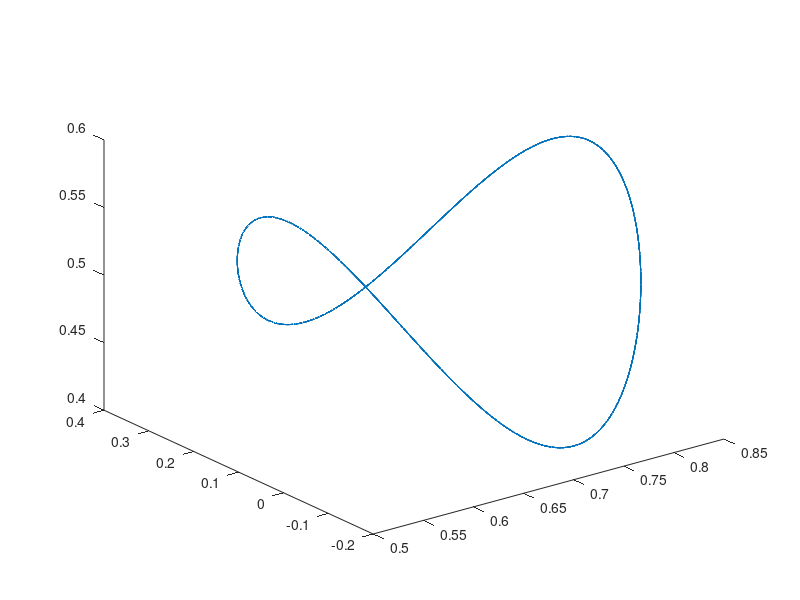

The MATLAB script that drew this image: (Note: this script raises an error after producing the figure.)
function CF3b_Main_3D()



%% Initialization

clear
close all
home
rand('twister', sum(100*clock));

%% create a active sample motion with 3 active joints as initial input of optimization
home
% clear
clc
% envirment
g=9.81*1;
% parameters of robot
LL1=.20;
LL2=.56;
LL3=.51;
LL4=.20;
m_total=51;
mL1=1.1*LL1/(1.1*.4+1*LL2+.9*LL3+.8*LL4)*m_total;
mL2=1.0*LL2/(1.1*.4+1*LL2+.9*LL3+.8*LL4)*m_total;
mL3=0.9*LL3/(1.1*.4+1*LL2+.9*LL3+.8*LL4)*m_total;
mL4=0.8*LL4/(1.1*.4+1*LL2+.9*LL3+.8*LL4)*m_total;

% EF motion
A=.3;
 
% 3D Ellipose motion
f=0.5;
Tres=0.005;
Repeat=10;
time=0:Tres:Repeat/f;
Middle1=ceil((Repeat-2) *length(time)/Repeat);
Middle2=ceil((Repeat-1)*length(time)/Repeat);
xef= A/2*sin(2*pi*f*time)+.7;
yef= A*cos(2*pi*f*time)+.1;
zef=-A/4*cos(4*pi*f*time)+.5;

Dxef= (2*pi*f)*A/2*cos(2*pi*f*time);
Dyef=-(2*pi*f)*A*sin(2*pi*f*time);
Dzef= (4*pi*f)*A/4*sin(4*pi*f*time);

D2xef=-(2*pi*f)^2*A/2*sin(2*pi*f*time);
D2yef=-(2*pi*f)^2*A*cos(2*pi*f*time);
D2zef= (4*pi*f)^2*A/4*cos(2*pi*f*time);

q1=deg2rad(0);
q2=deg2rad(0);
q3=deg2rad(90);
q4=deg2rad(90);


plot3(xef,yef,zef)

pos=[xef;yef;zef];
Dpos=[Dxef;Dyef;Dzef];
D2pos=[D2xef;D2yef;D2zef];


% Joint Trajectories

for tt=1:length(time)-1
%     tt
    lPos=FK_RzRyRyRy_3D(q1(tt),q2(tt),q3(tt),q4(tt),LL1,LL2,LL3,LL4);

    cPos=pos(:,tt);
    dx=cPos-lPos;

    JJ=JACOBIAN_RzRyRyRy_3D(q1(tt),q2(tt),q3(tt),q4(tt),LL1,LL2,LL3,LL4);

    dq=JJ'*(JJ*JJ')^-1*dx;

    q1(tt+1)=q1(tt)+dq(1);
    q2(tt+1)=q2(tt)+dq(2);
    q3(tt+1)=q3(tt)+dq(3);
    q4(tt+1)=q4(tt)+dq(4);
    
end

for tt=1:length(time)-1
    rPosVal(:,tt)=FK_RzRyRyRy_3D(q1(tt),q2(tt),q3(tt),q4(tt),LL1,LL2,LL3,LL4);

end
    
% Required torque for desired path
q=[q1;q2;q3;q4];
Dq=differential(q,time,Tres);
D2q=differential(Dq,time,Tres);
torqueDesire=TorqueCalculator_4R_3D(D2q,Dq,q,g,mL1,mL2,mL3,mL4,LL1,LL2,LL3,LL4);
%%
% show    
% close all
figure('name','Path (3DoF)')
    plot3(xef(Middle1:Middle2),yef(Middle1:Middle2),zef(Middle1:Middle2),'linewidth',2.5,'linestyle','-','color','g')
    hold on 
    plot3(rPosVal(1,Middle1:Middle2),rPosVal(2,Middle1:Middle2),rPosVal(3,Middle1:Middle2),'linewidth',2,'linestyle','-.','color','b')
    legend('Desired','Static Path Planing')
    hold off
    axis equal

figure('name','Joint Trajectories')
    subplot(4,1,1)
    plot(time(Middle1:Middle2),q1(Middle1:Middle2))
    grid on
    subplot(4,1,2)
    plot(time(Middle1:Middle2),q2(Middle1:Middle2))
    grid on
    subplot(4,1,3)
    plot(time(Middle1:Middle2),q3(Middle1:Middle2))
    grid on
    subplot(4,1,4)
    plot(time(Middle1:Middle2),q4(Middle1:Middle2))
    grid on
    

figure('name','Desired Power vs Time')
%     subplot(3,1,1)
%     plot(time(Middle1:Middle2),torqueDesire(1,Middle1:Middle2).*Dq(1,Middle1:Middle2))
%     grid on
%     subplot(3,1,2)
%     plot(time(Middle1:Middle2),torqueDesire(2,Middle1:Middle2).*Dq(2,Middle1:Middle2))
%     grid on
%     subplot(3,1,3)
%     plot(time(Middle1:Middle2),torqueDesire(3,Middle1:Middle2).*Dq(3,Middle1:Middle2))
%     grid on
    plot(time(Middle1:Middle2),torqueDesire(:,Middle1:Middle2).*Dq(:,Middle1:Middle2),'linewidth',2)
    set(gca,'fontsize',12,'FontWeight','bold')
    legend('p_1','p_2','p_3','p_4')
    xlabel('time (s)','fontsize',14,'FontWeight','bold')
    ylabel('power','fontsize',14,'FontWeight','bold')
    grid on
    
    
figure('name','Desired Torque vs Time')
    plot(time(Middle1:Middle2),torqueDesire(:,Middle1:Middle2),'linewidth',2)
    set(gca,'fontsize',12,'FontWeight','bold')
    legend('u_1','u_2','u_3','u_4')
    xlabel('time (s)','fontsize',14,'FontWeight','bold')
    ylabel('u','fontsize',14,'FontWeight','bold')
    grid on
    


figure('name','Desired Torque vs Angle')
    subplot(1,4,1)
    plot(rad2deg(q1(Middle1:Middle2)),torqueDesire(1,Middle1:Middle2),...
        'Color',[0.87058824300766 0.490196079015732 0],'linewidth',2)
    title('Initial Required Torque-Angle Profile','FontSize',16);
    xlabel('q_1 (deg)','FontWeight','bold','FontSize',14,'FontName','mwa_cmb10');
    ylabel('u_1 (N.m)','FontWeight','bold','FontSize',14,'FontName','mwa_cmb10');
    set(gca,'YMinorGrid','on')
    grid on
    
    subplot(1,4,2)
    plot(rad2deg(InRangeShifter(q2(Middle1:Middle2))),torqueDesire(2,Middle1:Middle2),...
            'Color',[0.87058824300766 0.490196079015732 0],'linewidth',2)
    xlabel('q_2 (deg)','FontWeight','bold','FontSize',14,'FontName','mwa_cmb10');
    ylabel('u_2 (N.m)','FontWeight','bold','FontSize',14,'FontName','mwa_cmb10');
    set(gca,'YMinorGrid','on')
    grid on
    
    subplot(1,4,3)
    plot(( rad2deg(InRangeShifter(q3(Middle1:Middle2)))),torqueDesire(3,Middle1:Middle2),...
        'Color',[0.87058824300766 0.490196079015732 0],'linewidth',2)
    xlabel('q_3 (deg)','FontWeight','bold','FontSize',14,'FontName','mwa_cmb10');
    ylabel('u_3 (N.m)','FontWeight','bold','FontSize',14,'FontName','mwa_cmb10');
    set(gca,'YMinorGrid','on')
    grid on
    
    subplot(1,4,4)
    plot(( rad2deg(InRangeShifter(q4(Middle1:Middle2)))),torqueDesire(4,Middle1:Middle2),...
        'Color',[0.87058824300766 0.490196079015732 0],'linewidth',2)
    xlabel('q_3 (deg)','FontWeight','bold','FontSize',14,'FontName','mwa_cmb10');
    ylabel('u_3 (N.m)','FontWeight','bold','FontSize',14,'FontName','mwa_cmb10');
    set(gca,'YMinorGrid','on')
    grid on
    
Y=[q1(Middle1:end)',q2(Middle1:end)',q3(Middle1:end)' , q4(Middle1:end)' ];
AnimBot4DOF_4R_3D(time(Middle1:end),Y,LL1,LL2,LL3,LL4);

IntAbsUdqDesire=sum(sum(abs(torqueDesire(:,Middle1:Middle2).*Dq(:,Middle1:Middle2)),2))*Tres
IntAbsUdqDesire=sum(sum((torqueDesire(:,Middle1:Middle2).*torqueDesire(:,Middle1:Middle2)),2))*Tres

%%  Generate Initial value for Optimization
% close all

tic
% DoF system
nn=4; % number of joints
% DoF of Optimization 
rQ=9; % Degree of joint trajectory
rM=2; % Degree of passive torque
rB=2;
% WeightMatrix
Weight=[1 3 2 1]';
Weight=Weight*1;
SampleRate=25;

% Landa for [DQ  D2q ]
Landa=[1e-1 1e-3 1e-1 1e-3]*1;   % [landa_1* Beta'*Beta    Landa_2*(D2Q*Beta)'*(D2Q*Beta)
                           %  landa_3* Theta'*Theta  Landa_4*(D2Qhat*Theta)'*(D2Qhat*Theta) ]          
%  Landa=[1e-6 1e-7 1e-6 1e-7]*1; % for linear


Time=time(Middle1:Middle2)-time(Middle1);
Q1=q1(Middle1:Middle2);
Q2=q2(Middle1:Middle2);
Q3=q3(Middle1:Middle2);
Q4=q4(Middle1:Middle2);
 
QJ=[Q1;Q2;Q3;Q4];

Qhat1=zeros(size(Q1));
Qhat2=Q2+Q3;
Qhat3=Q3+Q4;
QhatJ=[Qhat1;Qhat2;Qhat3];

XEF=xef(Middle1:Middle2);
YEF=yef(Middle1:Middle2);
ZEF=zef(Middle1:Middle2);
DXEF=Dxef(Middle1:Middle2);
DYEF=Dyef(Middle1:Middle2);
DZEF=Dzef(Middle1:Middle2);
D2XEF=D2xef(Middle1:Middle2);
D2YEF=D2yef(Middle1:Middle2);
D2ZEF=D2zef(Middle1:Middle2);
TorqueDesQ1=torqueDesire(1,Middle1:Middle2);
TorqueDesQ2=torqueDesire(2,Middle1:Middle2);
TorqueDesQ3=torqueDesire(3,Middle1:Middle2);
TorqueDesQ4=torqueDesire(4,Middle1:Middle2);
TorqueDesire=[TorqueDesQ1;TorqueDesQ2;TorqueDesQ3;TorqueDesQ4];


% [Alpha_Q1,BezireCoef_q1]= BezierCoeffinet([Time Time(2:end)+Time(1) ],[Q1 Q1(2:end)],rQ);
% [Alpha_Q2,BezireCoef_q2]= BezierCoeffinet(Time,Q2,rQ);
% [Alpha_Q3,BezireCoef_q3]= BezierCoeffinet(Time,Q3,rQ);
% [Alpha_Q4,BezireCoef_q4]= BezierCoeffinet(Time,Q4,rQ);
[Alpha_Q1,BezireCoef_q1]= BezierCoeffinet([Time Time(2:end)+Time(1) ],[Q1 Q1(2:end)],rQ);
[Alpha_Q2,BezireCoef_q2]= BezierCoeffinet([Time Time(2:end)+Time(1) ],[Q2 Q2(2:end)],rQ);
[Alpha_Q3,BezireCoef_q3]= BezierCoeffinet([Time Time(2:end)+Time(1) ],[Q3 Q3(2:end)],rQ);
[Alpha_Q4,BezireCoef_q4]= BezierCoeffinet([Time Time(2:end)+Time(1) ],[Q4 Q4(2:end)],rQ);

Q1val=polyval(Alpha_Q1,Time);
Q2val=polyval(Alpha_Q2,Time);
Q3val=polyval(Alpha_Q3,Time);
Q4val=polyval(Alpha_Q4,Time);
QVal=[Q1val;Q2val;Q3val;Q4val];


RPosVal=FK_RzRyRyRy_3D(Q1val,Q2val,Q3val,Q4val,LL1,LL2,LL3,LL4);

    
[BetaOptimal,ThetaOptimal,CostActuation,CostD2Q,CostParaReg,TorqueMonoOptimal,TorqueBicepsOptimal]= ...
            OptimalParam_4R_3D(QJ,QhatJ,TorqueDesire,nn,rM,rB,Landa,Weight,SampleRate);

CostRequired=0;
 for i=1:nn
    CostRequired=CostRequired + ...
          Weight(i)*( 1/2*(TorqueDesire(i,:)')'*TorqueDesire(i,:)');
 end
CostRequired*Tres;
           
        
Cost=(CostActuation+ Landa(1:2:4)*CostParaReg+Landa(2:2:4)*CostD2Q)*Tres;
ActCost=(CostActuation)*Tres;


TorqueActive=TorqueDesire-TorqueMonoOptimal-[TorqueBicepsOptimal;zeros(size(Q1))]-[zeros(size(Q1));TorqueBicepsOptimal];
WorkActuator    =sum(sum(abs(TorqueActive.*Dq(:,Middle1:Middle2)),2))*Tres;
WorkDesire      =sum(sum(abs(TorqueDesire.*Dq(:,Middle1:Middle2)),2))*Tres;
Title=sprintf('%11s  %14s  %15s %15s'  ,   'Cost','Act. Cost','Req. Work','Act. Work');
Result=sprintf('% 11.2f  % 11.2f  % 15.2f % 15.2f'  ,   Cost,ActCost,WorkDesire,WorkActuator);
disp('-------------------------------------------------------')
disp(Title)
disp(Result)


figure('name','Path (3DoF)')
    plot3(XEF,YEF,ZEF,'linewidth',2.5,'linestyle','-','color','g')
    hold on 
    plot3(RPosVal(1,:),RPosVal(2,:),RPosVal(3,:),'linewidth',2,'linestyle','-.','color','b')
    legend('Desired','Static Path Planing')
    hold off
    axis equal

figure('name','Passive Torques')
    subplot(4,3,1)
    plot(Q1,TorqueDesQ1,'linewidth',2,'linestyle','-','color','b')
    hold on
    plot(Q1,TorqueMonoOptimal(1,:),'linewidth',2,'linestyle','-.','color','r')
    hold off
    grid on
    xlabel('q_1')
    ylabel('u_r_1')
%     legend('Desired Torque','PassiveTorque')
    subplot(4,3,2)
    plot(Q1,TorqueActive(1,:),'linewidth',2)
    grid on
    xlabel('q_1')
    ylabel('u_a_1')
    title('Active Torque')
    
    subplot(4,3,4)
    plot(Q2,TorqueDesQ2-TorqueBicepsOptimal(1,:)-TorqueBicepsOptimal(2,:),'linewidth',2,'linestyle','-','color','b')
    hold on
    plot(Q2,TorqueMonoOptimal(2,:),'linewidth',2,'linestyle','-.','color','r')
    hold off
    grid on
    xlabel('q_2')
    ylabel('u_r_2-u_b_2')
%     legend('Desired Torque','PassiveTorque')
    subplot(4,3,5)
    plot(Q2,TorqueActive(2,:),'linewidth',2)
    grid on
    xlabel('q_2')
    ylabel('u_a_2')
    title('Active Torque')
    
    subplot(4,3,7)
    plot(Q3,TorqueDesQ3-TorqueBicepsOptimal(2,:)-TorqueBicepsOptimal(3,:),'linewidth',2,'linestyle','-','color','b')
    hold on
    plot(Q3,TorqueMonoOptimal(3,:),'linewidth',2,'linestyle','-.','color','r')
    hold off
    grid on
    xlabel('q_3')
    ylabel('u_r_3-u_b_2-u_b_3')
%     legend('Desired Torque','PassiveTorque')
    subplot(4,3,8)
    plot(Q3,TorqueActive(3,:),'linewidth',2)
    grid on
    xlabel('q_3')
    ylabel('u_a_3')
    title('Active Torque')
    
    subplot(4,3,10)
    plot(Q4,TorqueDesQ4-TorqueBicepsOptimal(3,:),'linewidth',2,'linestyle','-','color','b')
    hold on
    plot(Q4,TorqueMonoOptimal(4,:),'linewidth',2,'linestyle','-.','color','r')
    hold off
    grid on
    xlabel('q_4')
    ylabel('u_r_4-u_b_3')
%     legend('Desired Torque','PassiveTorque')
    subplot(4,3,11)
    plot(Q4,TorqueActive(4,:),'linewidth',2)
    grid on
    xlabel('q_4')
    ylabel('u_a_4')
    title('Active Torque')
    
    subplot(4,3,6)
    plot(Qhat2,TorqueDesQ2+TorqueDesQ3-TorqueMonoOptimal(2,:)-TorqueMonoOptimal(3,:)-TorqueBicepsOptimal(3,:),'linewidth',2,'linestyle','-','color','b')
    hold on
    plot(Qhat2,2*TorqueBicepsOptimal(2,:),'linewidth',2,'linestyle','-.','color','r')
    hold off
    grid on
    xlabel('q_2+q_3')
    ylabel('u_r_2+u_r_3-u_m_2-u_m_3-u_b_3')
%     legend('Desired Torque','PassiveTorque')

    subplot(4,3,12)
    plot(Qhat3,TorqueDesQ3+TorqueDesQ4-TorqueMonoOptimal(3,:)-TorqueMonoOptimal(4,:)-TorqueBicepsOptimal(2,:),'linewidth',2,'linestyle','-','color','b')
    hold on
    plot(Qhat3,2*TorqueBicepsOptimal(3,:),'linewidth',2,'linestyle','-.','color','r')
    hold off
    grid on
    xlabel('q_3+q_4')
    ylabel('u_r_3+u_r_4-u_m_3-u_m_4-u_b_2')

    
figure('name','Compare Torques')
    subplot(4,1,1)
    plot(Q1,TorqueDesQ1,'linewidth',2,'linestyle','-','color','b')
    xlabel('q_1')
    ylabel('u_1')
    hold on
    plot(Q1,TorqueActive(1,:),'linewidth',2,'linestyle','-','color','r')
    hold off
    grid on
    subplot(4,1,2)
    plot(Q2,TorqueDesQ2,'linewidth',2,'linestyle','-','color','b')
    xlabel('q_2')
    ylabel('u_2')
    hold on
    plot(Q2,TorqueActive(2,:),'linewidth',2,'linestyle','-','color','r')
    hold off
    grid on
    subplot(4,1,3)
    plot(Q3,TorqueDesQ3,'linewidth',2,'linestyle','-','color','b')
    xlabel('q_3')
    ylabel('u_3')
    hold on
    plot(Q3,TorqueActive(3,:),'linewidth',2,'linestyle','-','color','r')
    hold off
    grid on
    subplot(4,1,4)
    plot(Q4,TorqueDesQ4,'linewidth',2,'linestyle','-','color','b')
    xlabel('q_4')
    ylabel('u_4')
    hold on
    plot(Q4,TorqueActive(4,:),'linewidth',2,'linestyle','-','color','r')
    hold off
    grid on
    
    

    
figure('name','Time Torques')
    subplot(4,1,1)
    plot(Time,TorqueDesQ1,'linewidth',2,'linestyle','-','color','b')
    hold on
    plot(Time,TorqueMonoOptimal(1,:),'linewidth',2,'linestyle','-.','color','g')
    plot(Time,TorqueActive(1,:),'linewidth',2,'linestyle','-','color','r')
    hold off
    grid on
    set(gca,'FontWeight','bold','FontSize',12,'FontName','mwa_cmb10');
    ylabel('u_1 (N.m)','FontWeight','bold','FontSize',14,'FontName','mwa_cmb10');
    Llg=legend('u_r_1','u_m_1','u_a_1');
    set(Llg,'orientation','horizontal')
    xlim([Time(1) Time(end)])
    subplot(4,1,2)
    plot(Time,TorqueDesQ2,'linewidth',2,'linestyle','-','color','b')
    hold on
    plot(Time,TorqueMonoOptimal(2,:),'linewidth',2,'linestyle','-.','color','g')
    plot(Time,TorqueBicepsOptimal(2,:),'linewidth',2,'linestyle','-.','Color',[0.75 0 0.75])
    plot(Time,TorqueActive(2,:),'linewidth',2,'linestyle','-','color','r')
    hold off
    grid on
    set(gca,'FontWeight','bold','FontSize',12,'FontName','mwa_cmb10');
    ylabel('u_3 (N.m)','FontWeight','bold','FontSize',14,'FontName','mwa_cmb10');
    Llg=legend('u_r_2','u_m_2','u_b_2','u_a_2');
    set(Llg,'orientation','horizontal')
    xlim([Time(1) Time(end)])
    subplot(4,1,3)
    plot(Time,TorqueDesQ3,'linewidth',2,'linestyle','-','color','b')
    hold on
    plot(Time,TorqueMonoOptimal(3,:),'linewidth',2,'linestyle','-.','color','g')
    plot(Time,TorqueBicepsOptimal(2,:),'linewidth',2,'linestyle','-.','Color',[0.75 0 0.75])
    plot(Time,TorqueBicepsOptimal(3,:),'linewidth',2,'linestyle','-.','Color',[0.75 .75 0.75])
    plot(Time,TorqueActive(3,:),'linewidth',2,'linestyle','-','color','r')
    hold off
    grid on
    set(gca,'FontWeight','bold','FontSize',12,'FontName','mwa_cmb10');
    ylabel('u_3 (N.m)','FontWeight','bold','FontSize',14,'FontName','mwa_cmb10');
    Llg=legend('u_r_3','u_m_3','u_b_2','u_b_3','u_a_3');
    set(Llg,'orientation','horizontal')
    xlim([Time(1) Time(end)])
    subplot(4,1,4)
    plot(Time,TorqueDesQ4,'linewidth',2,'linestyle','-','color','b')
    hold on
    plot(Time,TorqueMonoOptimal(4,:),'linewidth',2,'linestyle','-.','color','g')
    plot(Time,TorqueBicepsOptimal(3,:),'linewidth',2,'linestyle','-.','Color',[0.75 .75 0.75])
    plot(Time,TorqueActive(4,:),'linewidth',2,'linestyle','-','color','r')
    hold off
    grid on
    set(gca,'FontWeight','bold','FontSize',12,'FontName','mwa_cmb10');
    ylabel('u_4 (N.m)','FontWeight','bold','FontSize',14,'FontName','mwa_cmb10');
    Llg=legend('u_r_4','u_m_4','u_b_3','u_a_4');
    set(Llg,'orientation','horizontal')
    xlim([Time(1) Time(end)])
    
%  toc
 
 

%% Optimization

Degree=[nn rQ rM rB];
% Initial=[Alpha_Q1 Alpha_Q2 Alpha_Q3 Alpha_Q4];
% Initial=[Alpha_Q2 Alpha_Q3 Alpha_Q4];

QLimit=deg2rad([-170,170;-96,135;-5,156;-20,110]);
DQLimit=deg2rad([-300,300;-225,225;-225,225;-300,300]);
% % 
%  Initial2=Initial;
%  Initial=x;

% WeightMatrix
% Weight=[ 10 1 1]';

% dynamic parameters
tic
MaxFunEvals_Data=5000*(rQ);
MaxIter_Data=1000;
TolFun_Data=1e-9;
TolX_Data=1e-9;
TolCon_Data=1e-8;
Algorithm='sqp';
Algorithm='interior-point';
Rand=5000*1e-10;
NewInit=Initial+Rand*(randn(1,4*(rQ+length(rQ))));

CostFun   = @(Alpha)CF3b_TorqueCost_4R_3D(Alpha,Alpha_Q1,Time,Degree,Tres,Weight,Landa,SampleRate,g,mL1,mL2,mL3,mL4,LL1,LL2,LL3,LL4);
% NonConstr = @(Alpha)CF3b_NonLinearConstraint(Alpha,Time,Tres,Degree,L,XEF,YEF,g,mL1,mL2,mL3,LL1,LL2,LL3);
NonConstr = @(Alpha)CF3b_NonLinearConstraint_WithJointLimit_4R_3D(Alpha,Alpha_Q1,Time,Tres,Degree,XEF,YEF,ZEF,g,mL1,mL2,mL3,mL4,LL1,LL2,LL3,LL4,QLimit,DQLimit,SampleRate);


[x,fval,exitflag,output,lambda,grad,hessian] = ...
    Op_FmisCon_SQP(CostFun,NonConstr,NewInit,MaxFunEvals_Data,MaxIter_Data,TolFun_Data,TolX_Data,TolCon_Data,Algorithm);




%% ShowTime
Degree=[nn rQ rM rB];
Initial=[Alpha_Q1 Alpha_Q2 Alpha_Q3 Alpha_Q4];

[TorqueDesire_X0,TorqueActive_X0,TorqueMonoOptimal_X0,TorqueBicepsOptimal_X0,Q_X0,D1Q_X0,D2Q_X0,BetaOptimal_X0,ThetaOptimal_X0,IntU2_X0,IntUdq_X0,IntAbsUdq_X0,IntAbsUdqDesire_X0,CostSlopeD1Q_X0,CostSlopeD2Q_X0,CostParam_X0,RMSError_X0]=...    
                        ShowTime_4R_3D([ Initial],Time,Tres,Degree,Weight,Landa,SampleRate,[],[],[],XEF,YEF,ZEF,mL1,mL2,mL3,mL4,LL1,LL2,LL3,LL4,g,[],'DntShow','2Cycle','CostCc','Initial');
[TorqueDesire_Opt,TorqueActive_Opt,TorqueMonoOptimal_Opt,TorqueBicepsOptimal_Opt,Q_Opt,D1Q_Opt,D2Q_Opt,BetaOptimal_Opt,ThetaOptimal_Opt,IntU2_Opt,IntUdq_Opt,IntAbsUdq_Opt,IntAbsUdqDesire_Opt,CostSlopeD1Q_Opt,CostSlopeD2Q_Opt,CostParam_Opt,RMSError_Opt]=...
                       ShowTime_4R_3D([ x]      ,Time,Tres,Degree,Weight,Landa,SampleRate,[],[],[],XEF,YEF,ZEF,mL1,mL2,mL3,mL4,LL1,LL2,LL3,LL4,g,[],'Show','2Cycle','CostCc','Optimized');
                    

                    
%%
TotalCost_X0  = (IntU2_X0    + Landa(1:2:3)*CostParam_X0 + Landa(2:2:4)*CostSlopeD2Q_X0 )*Tres;
TotalCost_Opt = (IntU2_Opt   + Landa(1:2:3)*CostParam_Opt+ Landa(2:2:4)*CostSlopeD2Q_Opt)*Tres;

IntAbsUdqDesire_X0=sum(sum(abs(TorqueDesire_X0.*D1Q_X0),2))*Tres;
IntAbsUdqDesire_Opt=sum(sum(abs(TorqueDesire_Opt.*D1Q_Opt),2))*Tres;
IntAbsUdqActive_X0=sum(sum(abs(TorqueActive_X0.*D1Q_X0),2))*Tres;
IntAbsUdqActive_Opt=sum(sum(abs(TorqueActive_Opt.*D1Q_Opt),2))*Tres;

DegreeStr=sprintf('\n   rQ:%3d\n   rM:%3d\n   rB:%3d\n   Cost Type:  %s\n   Requlation Type:  %s\n ',rQ,rM,rB, 'Cast Cc','D2Q');
Title=sprintf('%22s  % 11s %11s % 8s % 12s % 15s % 15s'  ,   'IntU2','C.S.(D2)','ParamReg','Total','RMS Err','Req. Work','Actuator Work');
Result_X0 =sprintf('%-11s %11.2e %11.2e %11.2e % 10.2e % 10.2e % 15.2e % 14.2e  ',   'Initial:',  IntU2_X0*Tres, sum(CostSlopeD2Q_X0)*Tres , sum(CostParam_X0)*Tres   , TotalCost_X0 , RMSError_X0, sum(IntAbsUdqDesire_X0), IntAbsUdqActive_X0);
Result_Opt=sprintf('%-11s %11.2e %11.2e %11.2e % 10.2e % 10.2e % 15.2e % 14.2e\n',   'Optimized:',IntU2_Opt*Tres,sum(CostSlopeD2Q_Opt)*Tres, sum(CostParam_Opt)*Tres  , TotalCost_Opt, RMSError_Opt,sum(IntAbsUdqDesire_Opt),IntAbsUdqActive_Opt);
% display(output.message)
disp(DegreeStr)
disp(Title)
disp(Result_X0)
disp(Result_Opt)

TorqueActive=TorqueDesire-TorqueMonoOptimal-[TorqueBicepsOptimal;zeros(size(Q1))]-[zeros(size(Q1));TorqueBicepsOptimal];
IntAbsUdqActive=sum(sum(abs(TorqueActive.*Dq(:,Middle1:Middle2)),2))*Tres;
IntAbsUdqDesire=sum(sum(abs(TorqueDesire.*Dq(:,Middle1:Middle2)),2))*Tres;
IntAbsUdqActive=sum(sum(abs(TorqueActive.*Dq(:,Middle1:Middle2)),2))*Tres;
IntAbsUdqDesire=sum(sum(abs(TorqueDesire.*Dq(:,Middle1:Middle2)),2))*Tres;
% % RmsErrorX0=sqrt(sum(sum((rPosVal(:,Middle1:Middle2)-pos(:,Middle-1:end-1)).^2)*Tres/(time(end)-time(Middle))));
% % MaxErrorX0=max(sqrt(sum((rPosVal(:,Middle1:Middle2)-pos(:,Middle-1:end-1)).^2)));
% disp([RmsErrorX0 MaxErrorX0 ]*100)
disp([IntAbsUdqActive IntAbsUdqDesire ])

% toc
disp(sum(   max(D1Q_Opt')>DQLimit(:,2)' +min(D1Q_Opt')<DQLimit(:,1)'+max(Q_Opt')>QLimit(:,2)'+min(Q_Opt')<QLimit(:,1)' ) )

%% Scale profile for Nonlinear Spring

ThetaS=[];
ThetaStep=[];
tau=[];

for Joint=1:3

    ThetaStep{Joint}=( (max(Q_Opt(Joint, 1: floor(size(Q_Opt,2))))  - min(Q_Opt(Joint, 1: floor(size(Q_Opt,2))))) / (floor(size(Q_Opt,2)/2)));
    thetaS=min(Q_Opt(Joint, 1: floor(size(Q_Opt,2)))) :ThetaStep{Joint}:max(Q_Opt(Joint, 1: floor(size(Q_Opt,2))));
    thetaScale=thetaS-(min(thetaS)+(max(thetaS)-min(thetaS))/2)+pi/2;
    ThetaS{Joint}=thetaScale;
    

    tau{Joint}=polyval(BetaOptimal_Opt((rM+1)*(Joint-1)+1: (Joint)*(rM+1)),thetaS);    
    

    figure('name',['Joint ', num2str( Joint)])
        subplot(2,1,1)
        plot(rad2deg( ThetaS{Joint}),tau{Joint})
        xlabel('ThetaS')
        ylabel('tau')
        grid on

        subplot(2,1,2)
        plot(ThetaS{Joint}(1:end-1),diff(tau{Joint})./diff(ThetaS{Joint}))
        xlabel('ThetaS')
        ylabel('Dtau')
        grid on
        
end

%% Desing Cam
ParamA={[10000,0.02,.1,.14];
        [10000,0.02,.1,.14];
        [10000,0.02,.1,.14]};
    
for Joint=1:3
    K=ParamA{Joint}(1);
    R=ParamA{Joint}(2);
    l0=ParamA{Joint}(3);
    l0de=ParamA{Joint}(4);

    run('../../NonLinearSpring/RunMe');
end
%% Control

InitState=([ Q_Opt(1:3,1)' , D1Q_Opt(1:3,1)', 0 0]);
Pos  =[[XEF   ,XEF(2:end)]   ;[YEF   ,YEF(2:end)]   ];
% DPos =[[DXEF  ,DXEF(2:end)]  ;[DYEF  ,DYEF(2:end)]  ];
% D2Pos=[[D2XEF ,D2XEF(2:end)] ;[D2YEF ,D2YEF(2:end)] ];
Time2=[Time , Time(2:end)+Time(end)];
% TorqueFF=[TorqueDesire_Opt,TorqueDesire_Opt(:,2:end)];
TorqueFF=[TorqueActive_Opt,TorqueActive_Opt(:,2:end)];
Qref=[Q_Opt, Q_Opt(:,2:end)];
DQref=[D1Q_Opt, D1Q_Opt(:,2:end)];
Mid=ceil(length(Time2)/1);

Kp=1*4000;
Kd=1*400;
Kp=1*20000000;
Kd=1*400000;


OdeOpt= odeset('RelTol',1e-4,'AbsTol',1e-4,'maxstep',1e-2,...
               'OutputFcn',@(t,Y,flag)TorqueCalculatorControlBi(t,Y,flag,g,L,m,Qref,DQref,Time2,Kp,Kd,x,rM,rB));
[T,Q_ode] =...
    ode15s(@(t,Y)SirDynBi(t,Y,g,L,m,Qref,DQref,Time2,Kp,Kd,x,rM,0),...
            Time2,InitState,OdeOpt);

QO1=Q_ode(:,1)';
QO2=Q_ode(:,2)';
QO3=Q_ode(:,3)';
RPosODE=L*[cos(QO1)+cos(QO1+QO2)+cos(QO1+QO2+QO3);
        sin(QO1)+sin(QO1+QO2)+sin(QO1+QO2+QO3)];

% EnergyABS_Ode=Q_ode(end,end-1)
% EnergyACT_Ode=Q_ode(end,end)

Torque_Ode=TorqueCalculatorControlBi([],[],'done');
TorqueActive_Ode=Torque_Ode(1:3,:);
TorquePassiveUni_Ode=Torque_Ode(4:6,:);
TorquePassiveBi_Ode=Torque_Ode(7:9,:);

EnergyABS=sum(sum(abs((TorqueActive_Ode+TorquePassiveUni_Ode+TorquePa)'.*Q_ode(:,4:6)),2))*Tres;
EnergyACT=sum(sum(abs(TorqueActive_Ode'.*Q_ode(:,4:6)),2))*Tres;
disp(['Perfect: ',num2str(sum(IntAbsUdqDesire_Opt)*2),'  ,  ',num2str( IntAbsUdqActive_Opt*2)]);
disp(['PID:     ',num2str(EnergyABS),'  ,  ',num2str( EnergyACT)]);
disp(['Initial: ',num2str(sum(IntAbsUdqDesire_X0)*2),'  ,  ',num2str( IntAbsUdqActive_X0*2)]);

%% ShowTime for Control
figure
    plot(Time2,rad2deg(Qref(1,:)-Q_ode(:,1)'),'linewidth',2,'color','r')
    hold on
    plot(Time2,rad2deg(Qref(2,:)-Q_ode(:,2)'),'linewidth',2,'color','b')
    plot(Time2,rad2deg(Qref(3,:)-Q_ode(:,3)'),'linewidth',2,'color','g')
    set(gca,'fontsize',14,'YMinorGrid','on')    
    grid on
    xlabel('Time (s)','FontWeight','bold','FontSize',14,'FontName','mwa_cmb10')
    ylabel('Tracking Error (deg)','FontWeight','bold','FontSize',14,'FontName','mwa_cmb10')
    Le1=legend('e_1','e_2','e_3');
    set(Le1,'FontSize',12,'Orientation','horizontal')
    



figure
subplot(3,1,1)
    plot(Time2,Qref(1,:),'linewidth',2,'linestyle','--','color','r')
    hold on
    plot(Time2,Q_ode(:,1),'linewidth',2,'linestyle','--','color','b')
    legend('{q_1}^*','q_r')
   
subplot(3,1,2)
    plot(Time2,Qref(2,:))
    hold all
    plot(Time2,Q_ode(:,2))

subplot(3,1,3)
    plot(Time2,Qref(3,:))
    hold all
    plot(Time2,Q_ode(:,3))

figure
plot(Pos(1,:),Pos(2,:),'linewidth',4,'linestyle','-','color','b')
hold on
plot(RPosODE(1,1:Mid),RPosODE(2,1:Mid),'linewidth',3,'linestyle','--','color','r')
plot(RPosODE(1,Mid:end),RPosODE(2,Mid:end),'linewidth',2,'linestyle','--','color','g')
xlabel('x')
ylabel('y')
hold off
% axis equal
legend('Desired','dynamic path planing')

figure
subplot(3,1,1)
    plot(Time2,TorqueFF(1,:),'linewidth',2,'linestyle','--','color','r')
    hold on
    plot(Time2,TorqueActive_Ode(1,:),'linewidth',2,'linestyle','-','color','b')
    grid on
    set(gca,'fontsize',14,'YMinorGrid','on')
    LL1=legend('Ideal Controller','PD Controller');
    set(LL1,'FontSize',12,'Orientation','horizontal')
    ylabel('{ua}_1 (N.m)','FontWeight','bold','FontSize',14,'FontName','mwa_cmb10')
    title('Actuator Torque')
    
    
subplot(3,1,2)
    plot(Time2,TorqueFF(2,:),'linewidth',2,'linestyle','--','color','r')
    hold on
    plot(Time2,TorqueActive_Ode(2,:),'linewidth',2,'linestyle','-','color','b')
    grid on
    set(gca,'fontsize',14,'YMinorGrid','on')
    LL2=legend('Ideal Controller','PD Controller');
    ylabel('{ua}_2 (N.m)','FontWeight','bold','FontSize',14,'FontName','mwa_cmb10')
    set(LL2,'FontSize',12,'Orientation','horizontal')
%    title('Actuator Torque')
    
subplot(3,1,3)
    plot(Time2,TorqueFF(3,:),'linewidth',2,'linestyle','--','color','r')
    hold on
    plot(Time2,TorqueActive_Ode(3,:),'linewidth',2,'linestyle','-','color','b')
    grid on
    set(gca,'fontsize',14,'YMinorGrid','on')
    LL3=legend('Ideal Controller','PD Controller');
    set(LL3,'FontSize',12,'Orientation','horizontal')
    ylabel('{ua}_3 (N.m)','FontWeight','bold','FontSize',14,'FontName','mwa_cmb10')
%     title('Actuator Torque')
    xlabel('Time (S)','FontWeight','bold','FontSize',14,'FontName','mwa_cmb10')
    
